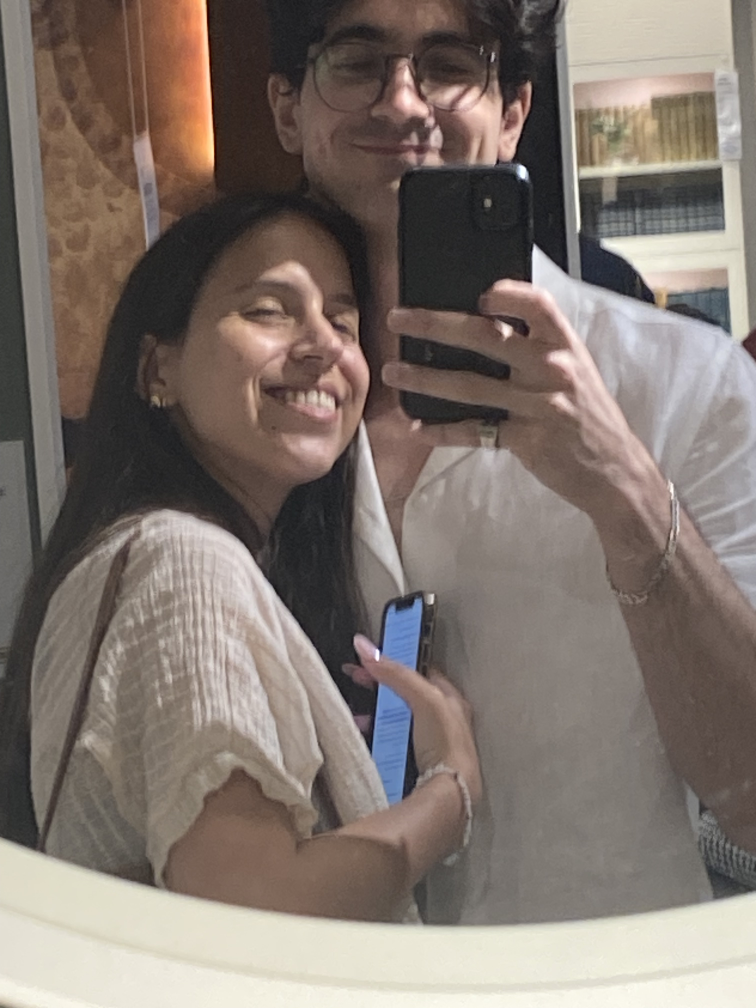
#> input picture dataset/person_1/IMG_2066.jpeg, 3024 x 4032 px (shown at 1/4 size); its folder holds only this picture in this run
$ python train.py
#> lines starting #> are read from the running program, lines starting #| are printed output that depends on the picture
import cv2
import os
import numpy as np
import pickle

# Initialize face recognizer and face detector
recognizer = cv2.face.LBPHFaceRecognizer_create()
face_cascade = cv2.CascadeClassifier(cv2.data.haarcascades + 'haarcascade_frontalface_default.xml')

# Function to load images from dataset, detect faces, and prepare training data
def prepare_training_data(data_folder_path):
    # Lists to hold all face samples and corresponding labels
#> called with data_folder_path = 'dataset'
    faces = []
    labels = []

    # Get all the subdirectories in the dataset directory
    dirs = os.listdir(data_folder_path)

    for dir_name in dirs:
        # Skip non-person directories or files (e.g., "Store", ".DS_Store")
        if not dir_name.startswith('person_'):
            print(f"Skipping directory or file: {dir_name}")
            continue

        # Each directory is assumed to represent a person (label)
        label = int(dir_name.split('_')[1])  # Assuming the folder name is person_1, person_2, etc.

        # Construct path to the folder containing the images of this person
        subject_dir_path = os.path.join(data_folder_path, dir_name)

        # Get the images inside the folder
        image_names = os.listdir(subject_dir_path)

        for image_name in image_names:
            # Construct the full path to the image
            image_path = os.path.join(subject_dir_path, image_name)

            # Load the image
            image = cv2.imread(image_path)
#> image is the input picture: shape (4032, 3024, 3); mean B, G, R 109.8, 117, 128.2

            # Check if the image is loaded properly
            if image is None:
                print(f"Warning: Could not load image {image_path}. Skipping.")
                continue

            # Convert the image to grayscale (LBPH requires grayscale)
            gray_image = cv2.cvtColor(image, cv2.COLOR_BGR2GRAY)
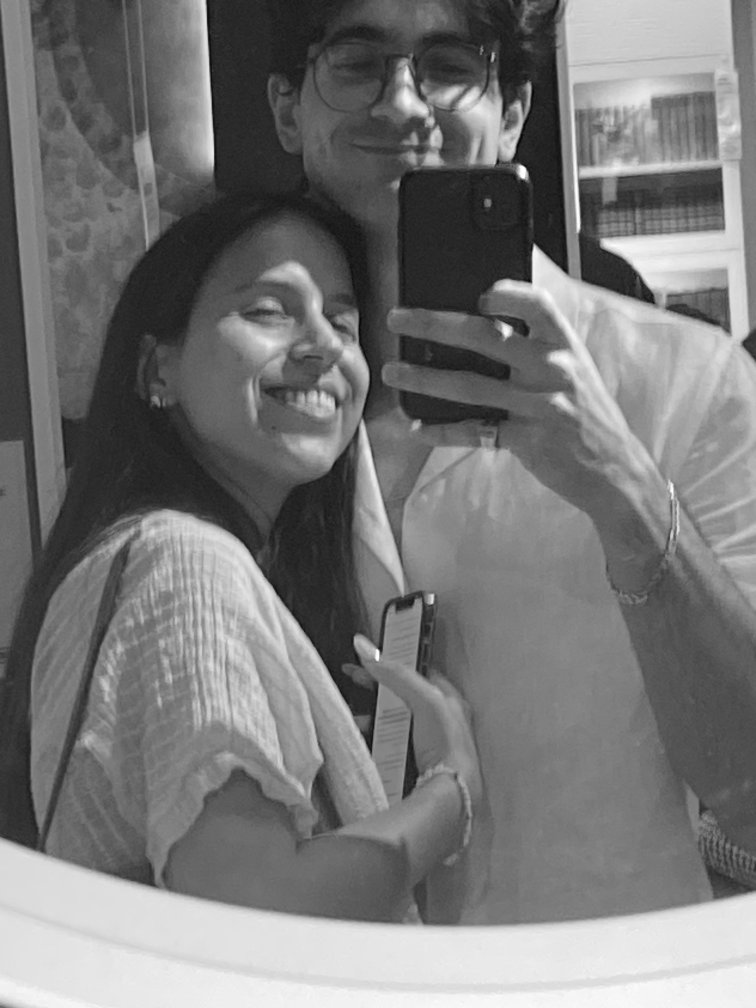
#> gray_image: shape (4032, 3024) (shown at 1/4 size); min 2, max 255, mean 119.5

            # Detect the face in the image
            faces_rects = face_cascade.detectMultiScale(gray_image, scaleFactor=1.1, minNeighbors=5)
#> faces_rects = [[815, 2349, 37, 37], [2072, 2, 52, 52]]

            # For each face found, store the face and its corresponding label
            for (x, y, w, h) in faces_rects:
                face_roi = gray_image[y:y+h, x:x+w]  # Extract the face region of interest (ROI)
                faces.append(face_roi)
                labels.append(label)
#> this loop made 2 passes
#> pass 1, in prepare_training_data, `face_roi = gray_image[y:y+h, x:x+w]`:
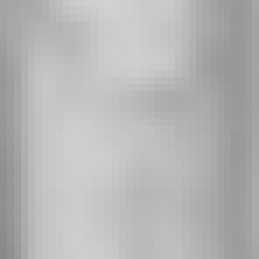
#> face_roi: shape (37, 37) (shown 7 times larger); min 137, max 209, mean 181.9
#> pass 2, in prepare_training_data, `face_roi = gray_image[y:y+h, x:x+w]`:
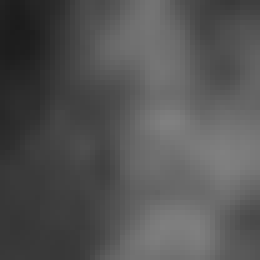
#> face_roi: shape (52, 52) (shown 5 times larger); min 27, max 128, mean 83.9
#> after the loop, faces = 2 items; labels = [1, 1]

    return faces, labels

# Path to the dataset folder
dataset_path = 'dataset'

# Prepare training data
faces, labels = prepare_training_data(dataset_path)
#> faces = 2 items; labels = [1, 1]

# Save the faces and labels to a pickle file
with open('faces_labels.pkl', 'wb') as f:
    pickle.dump((faces, labels), f)

print("Data saved to faces_labels.pkl")

# To load the data back, you can use:
# with open('faces_labels.pkl', 'rb') as f:
#     faces, labels = pickle.load(f)

# Train the recognizer
recognizer.train(faces, np.array(labels))

# Optionally, save the trained model for future use
recognizer.save('trained_model.yml')

print("Model training complete.")

$ run again, on dataset/person_1/IMG_3587.jpeg
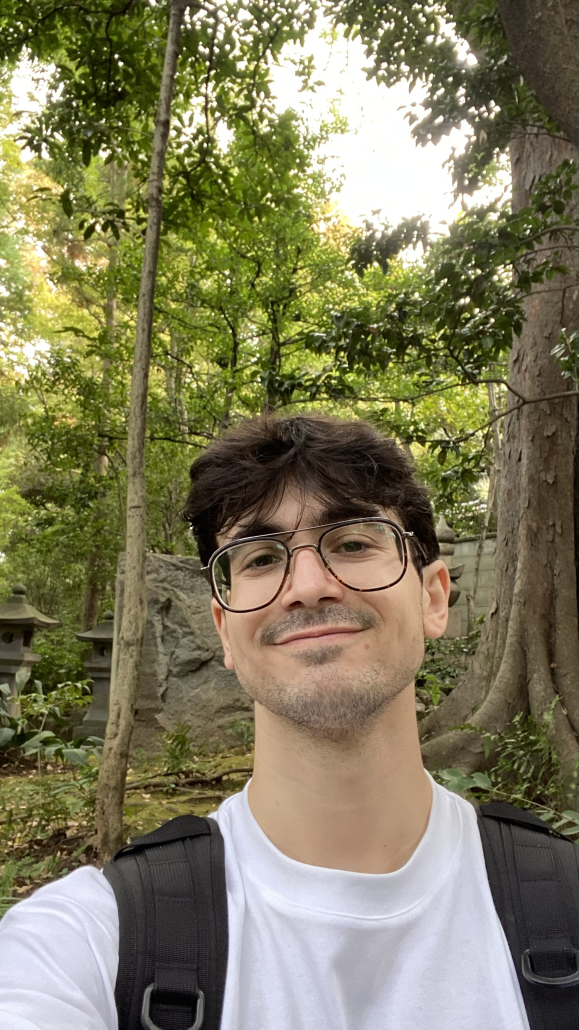
#> input picture dataset/person_1/IMG_3587.jpeg, 1737 x 3088 px (shown at 1/3 size)
#> in prepare_training_data, image is the input picture: shape (3088, 1737, 3); mean B, G, R 92.5, 123, 127.6
#> in prepare_training_data, `gray_image = cv2.cvtColor(image, cv2.COLOR_BGR2GRAY)`:
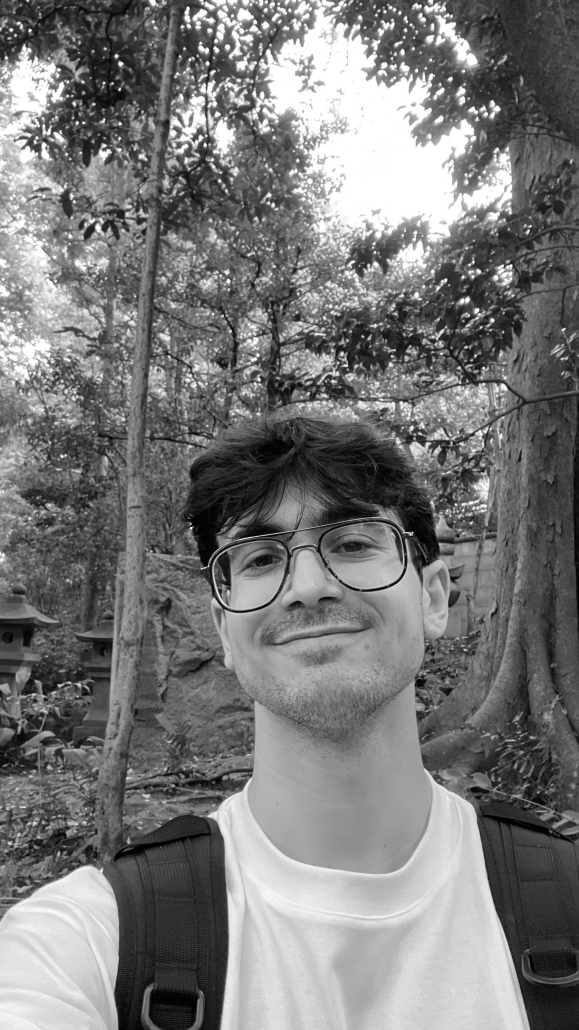
#> gray_image: shape (3088, 1737) (shown at 1/3 size); min 0, max 255, mean 120.9
#> faces_rects = [[437, 523, 53, 53], [246, 1019, 51, 51], [1572, 1930, 66, 66], [564, 1367, 723, 723]]
#> the loop in prepare_training_data, `for (x, y, w, h) in faces_rects:` made 4 passes
#> pass 3, in prepare_training_data, `face_roi = gray_image[y:y+h, x:x+w]`:
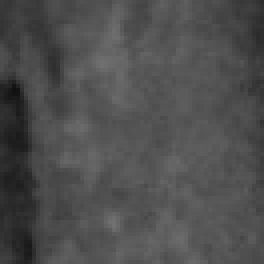
#> face_roi: shape (66, 66) (shown 4 times larger); min 16, max 113, mean 78.3
#> after the loop in prepare_training_data, `for (x, y, w, h) in faces_rects:`: faces = 4 items; labels = [1, 1, 1, 1]
#> `faces, labels = prepare_training_data(dataset_path)`: faces = 4 items; labels = [1, 1, 1, 1]

$ run again, on dataset/person_1/IMG_4237.jpeg
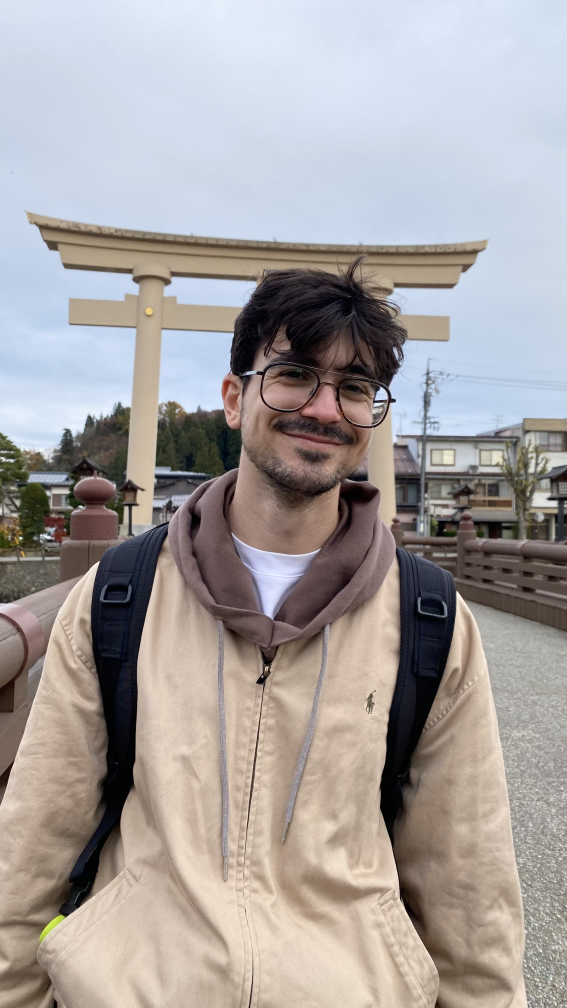
#> input picture dataset/person_1/IMG_4237.jpeg, 2268 x 4032 px (shown at 1/4 size)
#> in prepare_training_data, image is the input picture: shape (4032, 2268, 3); mean B, G, R 160, 161, 166.2
#> in prepare_training_data, `gray_image = cv2.cvtColor(image, cv2.COLOR_BGR2GRAY)`:
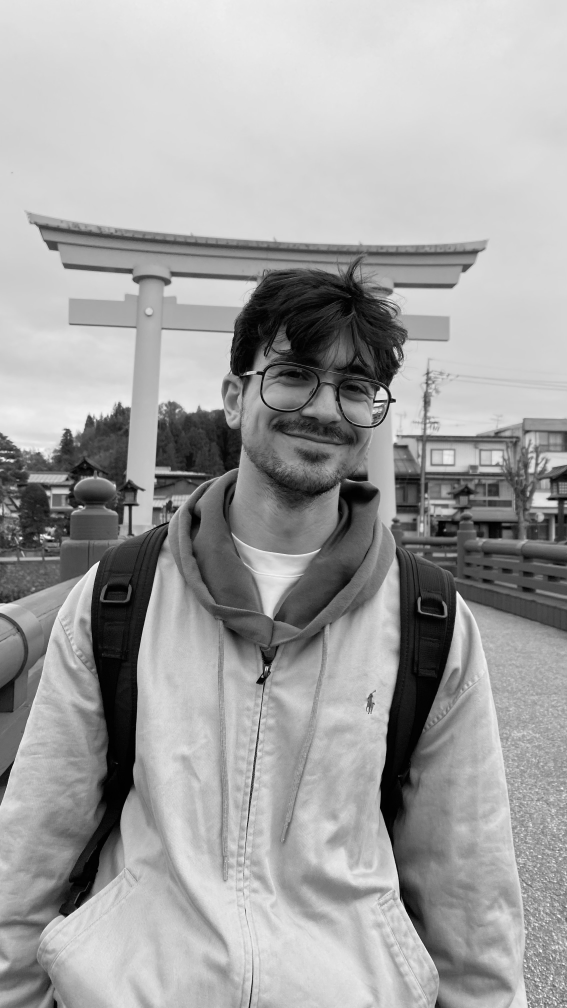
#> gray_image: shape (4032, 2268) (shown at 1/4 size); min 0, max 255, mean 162.4
#> faces_rects = [[1988, 2942, 61, 61], [1883, 2670, 86, 86], [1977, 2807, 84, 84], [2001, 3010, 79, 79], [1192, 3088, 113, 113], [1160, 3234, 152, 152], [1821, 3062, 189, 189], [1695, 3423, 463, 463]]
#> the loop in prepare_training_data, `for (x, y, w, h) in faces_rects:` made 8 passes
#> pass 3, in prepare_training_data, `face_roi = gray_image[y:y+h, x:x+w]`:
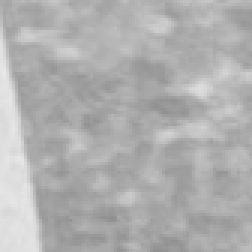
#> face_roi: shape (84, 84) (shown 3 times larger); min 143, max 232, mean 175.7
#> after the loop in prepare_training_data, `for (x, y, w, h) in faces_rects:`: faces = 8 items; labels = [1, 1, 1, 1, 1, 1, 1, 1]
#> `faces, labels = prepare_training_data(dataset_path)`: faces = 8 items; labels = [1, 1, 1, 1, 1, 1, 1, 1]
